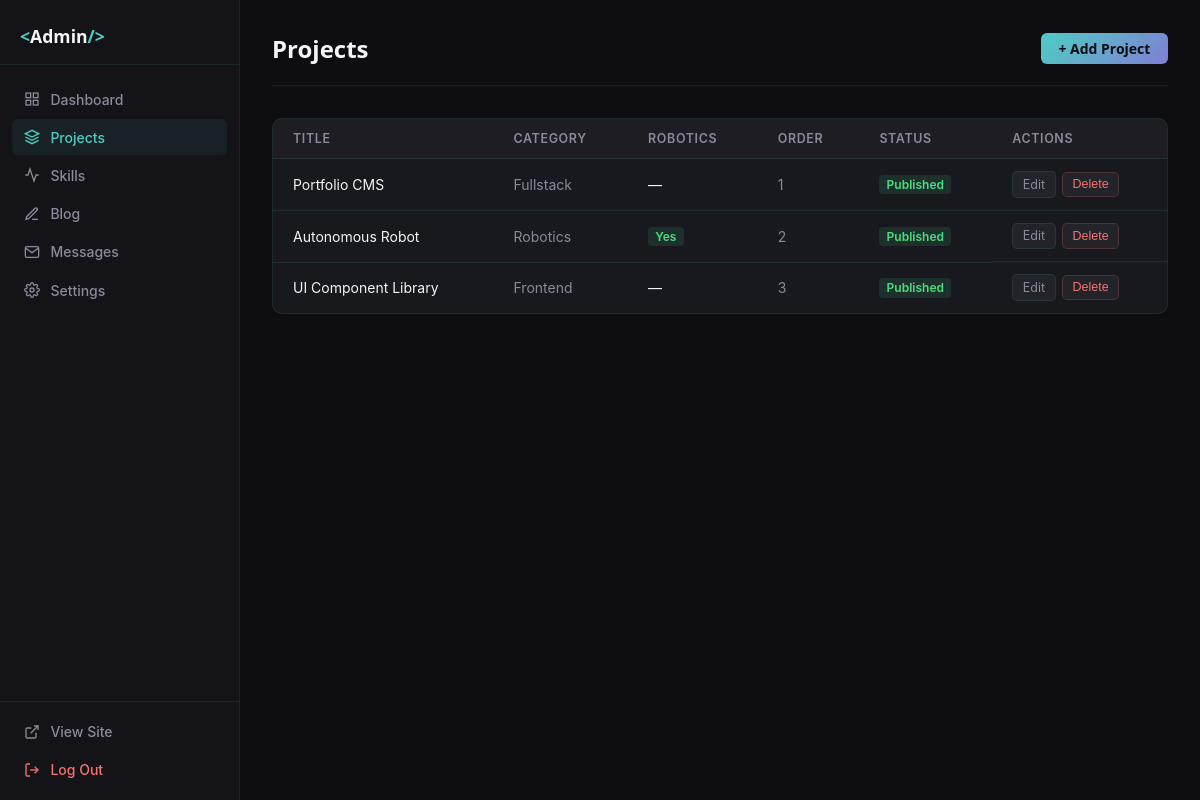
The app's page /admin/projects.php (signed in) with its own data.
### tables this page shows
CREATE TABLE projects (
    id            INT UNSIGNED AUTO_INCREMENT PRIMARY KEY,
    category_id   INT UNSIGNED  NOT NULL,
    title         VARCHAR(200)  NOT NULL,
    slug          VARCHAR(200)  NOT NULL,
    short_desc    VARCHAR(500),
    thumbnail_url VARCHAR(255),
    live_url      VARCHAR(255),
    github_url    VARCHAR(255),
    tech_tags     VARCHAR(500),
    is_robotics   TINYINT(1)    NOT NULL DEFAULT 0,
    display_order TINYINT UNSIGNED DEFAULT 0,
    status        ENUM('published','draft') NOT NULL DEFAULT 'draft',
    created_at    TIMESTAMP     DEFAULT CURRENT_TIMESTAMP,
    updated_at    TIMESTAMP     DEFAULT CURRENT_TIMESTAMP ON UPDATE CURRENT_TIMESTAMP,
    UNIQUE KEY uq_project_slug (slug),
    FOREIGN KEY (category_id) REFERENCES project_categories(id) ON DELETE RESTRICT
);

CREATE TABLE project_categories (
    id            INT UNSIGNED AUTO_INCREMENT PRIMARY KEY,
    name          VARCHAR(100)  NOT NULL,
    slug          VARCHAR(100)  NOT NULL,
    display_order TINYINT UNSIGNED DEFAULT 0,
    UNIQUE KEY uq_proj_cat_slug (slug)
);

### admin/projects.php (the view, shortened to what this page needs)
<?php
$pdo = DB::getConnection();
$projects = $pdo->query(
    'SELECT p.*, pc.name AS cat_name FROM projects p
     JOIN project_categories pc ON p.category_id = pc.id
     ORDER BY p.display_order ASC, p.created_at DESC'
)->fetchAll();
require_once __DIR__ . '/includes/header.php';
?>
<div class="admin-page-header">
    <h1>Projects</h1>
    <a href="<?= BASE_URL ?>/admin/project-edit.php" class="btn-admin-primary">+ Add Project</a>
</div>
<?php if ($projects): ?>
<div class="admin-card">
    <table class="admin-table">
        <thead>
            <tr>
                <th>Title</th>
                <th>Category</th>
                <th>Robotics</th>
                <th>Order</th>
                <th>Status</th>
                <th>Actions</th>
            </tr>
        </thead>
        <tbody>
            <?php foreach ($projects as $p): ?>
            <tr>
                <td><?= htmlspecialchars($p['title']) ?></td>
                <td class="text-muted"><?= htmlspecialchars($p['cat_name']) ?></td>
                <td><?= $p['is_robotics'] ? '<span class="status-badge status-badge--published">Yes</span>' : '—' ?></td>
                <td class="text-muted"><?= (int)$p['display_order'] ?></td>
                <td>
                    <span class="status-badge status-badge--<?= htmlspecialchars($p['status']) ?>">
                        <?= ucfirst($p['status']) ?>
                    </span>
                </td>
                <td class="admin-actions">
                    <a href="<?= BASE_URL ?>/admin/project-edit.php?id=<?= $p['id'] ?>" class="btn-admin-sm">Edit</a>
                    <form method="POST" style="display:inline;">
                        <button type="submit" class="btn-admin-sm btn-admin-danger btn-delete">Delete</button>
                    </form>
                </td>
            </tr>
            <?php endforeach; ?>
        </tbody>
    </table>
</div>
<?php else: ?>
<div class="admin-card">
    <p class="admin-empty">No projects yet. <a href="<?= BASE_URL ?>/admin/project-edit.php">Add your first project</a>.</p>
</div>
<?php endif; ?>
<?php require_once __DIR__ . '/includes/footer.php'; ?>

### admin/includes/header.php (shortened to what this page needs)
<?php
$_currentPage = basename($_SERVER['PHP_SELF']);
?>
<!DOCTYPE html>
<html lang="en">
<head>
    <link rel="stylesheet" href="<?= BASE_URL ?>/assets/css/admin.css">
</head>
<body class="admin-body">
<aside class="admin-sidebar" id="admin-sidebar">
    <div class="admin-sidebar__logo">
        <a href="<?= BASE_URL ?>/admin/" class="admin-logo">
            <span>&lt;</span>Admin<span>/&gt;</span>
        </a>
    </div>
    <nav class="admin-nav" aria-label="Admin navigation">
        <a href="<?= BASE_URL ?>/admin/" class="admin-nav__item <?= $_currentPage === 'index.php' ? 'is-active' : '' ?>">
            <svg width="16" height="16" viewBox="0 0 24 24" fill="none" stroke="currentColor" stroke-width="2"><rect x="3" y="3" width="7" height="7"/><rect x="14" y="3" width="7" height="7"/><rect x="14" y="14" width="7" height="7"/><rect x="3" y="14" width="7" height="7"/></svg>
            Dashboard
        </a>
        <a href="<?= BASE_URL ?>/admin/projects.php" class="admin-nav__item <?= in_array($_currentPage, ['projects.php','project-edit.php']) ? 'is-active' : '' ?>">
            <svg width="16" height="16" viewBox="0 0 24 24" fill="none" stroke="currentColor" stroke-width="2"><polygon points="12 2 2 7 12 12 22 7 12 2"/><polyline points="2 17 12 22 22 17"/><polyline points="2 12 12 17 22 12"/></svg>
            Projects
        </a>
        <a href="<?= BASE_URL ?>/admin/skills.php" class="admin-nav__item <?= in_array($_currentPage, ['skills.php','skill-edit.php']) ? 'is-active' : '' ?>">
            <svg width="16" height="16" viewBox="0 0 24 24" fill="none" stroke="currentColor" stroke-width="2"><polyline points="22 12 18 12 15 21 9 3 6 12 2 12"/></svg>
            Skills
        </a>
        <a href="<?= BASE_URL ?>/admin/blog.php" class="admin-nav__item <?= in_array($_currentPage, ['blog.php','blog-edit.php']) ? 'is-active' : '' ?>">
            <svg width="16" height="16" viewBox="0 0 24 24" fill="none" stroke="currentColor" stroke-width="2"><path d="M12 20h9"/><path d="M16.5 3.5a2.121 2.121 0 013 3L7 19l-4 1 1-4L16.5 3.5z"/></svg>
            Blog
        </a>
        <a href="<?= BASE_URL ?>/admin/messages.php" class="admin-nav__item <?= $_currentPage === 'messages.php' ? 'is-active' : '' ?>">
            <svg width="16" height="16" viewBox="0 0 24 24" fill="none" stroke="currentColor" stroke-width="2"><path d="M4 4h16c1.1 0 2 .9 2 2v12c0 1.1-.9 2-2 2H4c-1.1 0-2-.9-2-2V6c0-1.1.9-2 2-2z"/><polyline points="22,6 12,13 2,6"/></svg>
            Messages
        </a>
        <a href="<?= BASE_URL ?>/admin/settings.php" class="admin-nav__item <?= $_currentPage === 'settings.php' ? 'is-active' : '' ?>">
            Settings
        </a>
    </nav>
    <div class="admin-sidebar__bottom">
        <a href="<?= BASE_URL ?>/" class="admin-nav__item" target="_blank">
            <svg width="16" height="16" viewBox="0 0 24 24" fill="none" stroke="currentColor" stroke-width="2"><path d="M18 13v6a2 2 0 0 1-2 2H5a2 2 0 0 1-2-2V8a2 2 0 0 1 2-2h6"/><polyline points="15 3 21 3 21 9"/><line x1="10" y1="14" x2="21" y2="3"/></svg>
            View Site
        </a>
        <a href="<?= BASE_URL ?>/admin/logout.php" class="admin-nav__item admin-nav__logout">
            <svg width="16" height="16" viewBox="0 0 24 24" fill="none" stroke="currentColor" stroke-width="2"><path d="M9 21H5a2 2 0 0 1-2-2V5a2 2 0 0 1 2-2h4"/><polyline points="16 17 21 12 16 7"/><line x1="21" y1="12" x2="9" y2="12"/></svg>
            Log Out
        </a>
    </div>
</aside>
<main class="admin-main">

### admin/includes/footer.php (shortened to what this page needs)
</main>
</body>
</html>

### assets/css/admin.css (style rules this page uses)
:root { --adm-bg: #0d0d12; --adm-surface: #131318; --adm-card: #18181f; --adm-border: rgba(78, 205, 196, 0.1); --adm-border-h: rgba(78, 205, 196, 0.28); --adm-cyan: #4ecdc4; --adm-violet: #7f7fd5; --adm-text: #f5f5f5; --adm-muted: #8a8a9a; --adm-danger: #f87171; --adm-success: #4ade80; --adm-warning: #fbbf24; --adm-sidebar-w: 240px; --ff-h: 'Space Grotesk', system-ui, sans-serif; --ff-b: 'Inter', system-ui, sans-serif; --mono: 'JetBrains Mono', monospace; }
*, *::before, *::after { box-sizing: border-box; margin: 0; padding: 0; }
body { font-family: var(--ff-b); font-size: 0.9rem; color: var(--adm-text); background: var(--adm-bg); }
a { color: var(--adm-cyan); text-decoration: none; }
.admin-body { display: grid; grid-template-columns: var(--adm-sidebar-w) 1fr; min-height: 100vh; }
.admin-sidebar { background: var(--adm-surface); border-right: 1px solid var(--adm-border); display: flex; flex-direction: column; position: sticky; top: 0; height: 100vh; overflow-y: auto; }
.admin-sidebar__logo { padding: 1.5rem 1.25rem 1rem; border-bottom: 1px solid var(--adm-border); }
.admin-logo { font-family: var(--ff-h); font-size: 1.1rem; font-weight: 700; color: var(--adm-text); text-decoration: none; }
.admin-logo span { color: var(--adm-cyan); }
.admin-nav { padding: 1rem 0.75rem; display: flex; flex-direction: column; gap: 2px; flex: 1; }
.admin-nav__item { display: flex; align-items: center; gap: 0.65rem; padding: 0.6rem 0.75rem; border-radius: 6px; color: var(--adm-muted); font-size: 0.875rem; font-weight: 500; text-decoration: none; transition: background-color 150ms, color 150ms; }
.admin-nav__item:hover, .admin-nav__item.is-active { background: rgba(78,205,196,0.08); color: var(--adm-text); }
.admin-nav__item.is-active { color: var(--adm-cyan); }
.admin-nav__logout { color: var(--adm-danger) !important; }
.admin-sidebar__bottom { padding: 0.75rem; border-top: 1px solid var(--adm-border); display: flex; flex-direction: column; gap: 2px; }
.admin-main { padding: 2rem; max-width: 1200px; width: 100%; }
.admin-page-header { display: flex; align-items: center; justify-content: space-between; margin-bottom: 2rem; padding-bottom: 1.25rem; border-bottom: 1px solid var(--adm-border); }
.admin-page-header h1 { font-family: var(--ff-h); font-size: 1.5rem; font-weight: 700; }
.admin-card { background: var(--adm-card); border: 1px solid var(--adm-border); border-radius: 10px; overflow: hidden; margin-bottom: 1.5rem; }
.admin-table { width: 100%; border-collapse: collapse; font-size: 0.875rem; }
.admin-table th, .admin-table td { padding: 0.75rem 1.25rem; text-align: left; border-bottom: 1px solid var(--adm-border); }
.admin-table th { font-size: 0.78rem; font-weight: 600; color: var(--adm-muted); text-transform: uppercase; letter-spacing: 0.05em; background: rgba(255,255,255,0.02); }
.admin-table tr:last-child td { border-bottom: none; }
.text-muted { color: var(--adm-muted); }
.status-badge { display: inline-block; padding: 0.2em 0.6em; border-radius: 4px; font-size: 0.75rem; font-weight: 600; text-transform: capitalize; }
.status-badge--published { background: rgba(74,222,128,0.12); color: var(--adm-success); }
.admin-actions { display: flex; gap: 0.4rem; align-items: center; }
.btn-admin-primary { display: inline-flex; align-items: center; gap: 0.4rem; padding: 0.55rem 1.1rem; background: linear-gradient(135deg, var(--adm-cyan), var(--adm-violet)); color: #0d0d12; border: none; border-radius: 6px; font-family: var(--ff-h); font-size: 0.875rem; font-weight: 600; cursor: pointer; text-decoration: none; line-height: 1; transition: opacity 150ms, transform 150ms; }
.btn-admin-sm { display: inline-flex; align-items: center; padding: 0.3rem 0.6rem; background: rgba(255,255,255,0.05); color: var(--adm-muted); border: 1px solid var(--adm-border); border-radius: 5px; font-size: 0.78rem; cursor: pointer; text-decoration: none; transition: all 150ms; }
.btn-admin-danger { color: var(--adm-danger) !important; border-color: rgba(248,113,113,0.2) !important; }

### records on screen
projects: title "Portfolio CMS", category.name "Fullstack", display_order "1", status "Published"
projects: title "Autonomous Robot", category.name "Robotics", is_robotics "Yes", display_order "2", status "Published"
projects: title "UI Component Library", category.name "Frontend", display_order "3", status "Published"
